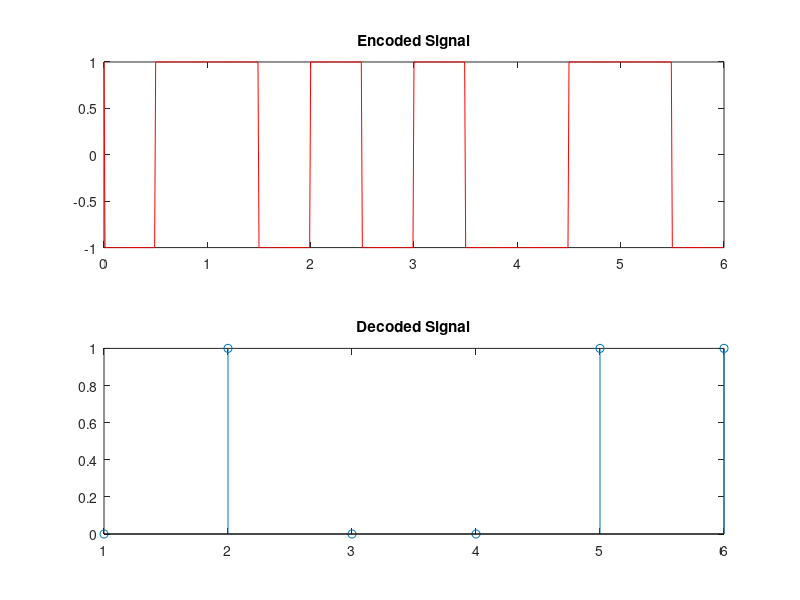

Reproduce this figure in MATLAB.
data = [0 1 0 0 1 1];
bit_rate = 1;

Time = length(data)/bit_rate;
points = 100;
total_points = length(data)*points;
%disp(total_points);
sample_time = 0:Time/total_points:Time - (Time/total_points);
%disp(length(sample_time));
encoded_output = zeros(1, length(sample_time));

prev_level = 1;
inversion = -1;

for i=0:length(data)-1
    if data(i+1)== 0
        encoded_output(i*points+1:(i+0.5)*points) = inversion;
        encoded_output((i+0.5)*points+1:(i+1)*points) = prev_level;
    else
       encoded_output(i*points+1:(i+0.5)*points) = prev_level;
       encoded_output((i+0.5)*points+1:(i+1)*points) = inversion;
       prev_level = inversion;
       if inversion == -1
           inversion = 1;
       else
           inversion = -1;
       end
    end
end

if data(1) == 0
    encoded_output(1) = 1;
end

subplot(2, 1, 1)
plot(sample_time, encoded_output, 'r');
title('Encoded Signal');

%Decoding the encoded signal
data_length = length(encoded_output)/points;
decoded_data = zeros(1, data_length);

decoded_prev_level = 1;
decoded_inversion = -1;

disp(encoded_output(201));
disp(encoded_output(300));

for i=0:data_length-1
    
    if i>0
        if encoded_output(i*points) == encoded_output((i+1)*points)
        decoded_data(i+1) = 0;
        else
        decoded_data(i+1) = 1; 
        end
    
   else
    if encoded_output(i*points+1) == encoded_output((i+1)*points)
        decoded_data(i+1) = 0;
    else
        decoded_data(i+1) = 1;
        
    end
    end
    
end

subplot(2, 1, 2);
stem(decoded_data);
title('Decoded Signal');